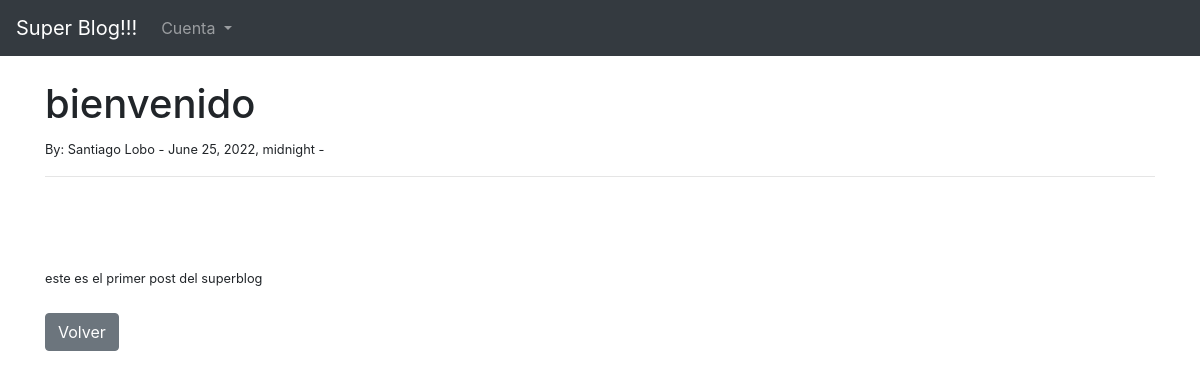
The app's page /article/1 with its own data.
### theblog/models.py (models this page shows, shortened)
class Post(models.Model):
    title = models.CharField(max_length=255)
    header_image = models.ImageField(null = True,blank=True,upload_to = 'images/')
    title_tag = models.CharField(max_length=255,)
    author =models.ForeignKey(User, on_delete=models.CASCADE)
    body = models.TextField()
    post_date = models.DateTimeField(auto_now_add=True)

### theblog/views.py (the view)
# urls.py: path("article/<int:pk>",ArticleDetailView.as_view(), name ="article-detail"),
class ArticleDetailView(DetailView):
    model = Post
    template_name = "article_details.html"

### theblog/template/article_details.html (shortened to what this page needs)
{% extends 'base.html' %}
{% block content %}
<h1>{{post.title}}</h1>
<small>By:
    {{post.author.first_name}}
    {{post.author.last_name}} -
    {{post.post_date}} -
<hr>
<br/>
<br/><br/>
{{post.body}}
<br/><br/>
<a href="{% url 'home' %}" class = "btn btn-secondary">Volver</a>
{% endblock %}

### records on screen
Post: title "bienvenido", author.first_name "Santiago", author.last_name "Lobo", post_date "June 25, 2022, midnight", body "este es el primer post del superblog"
